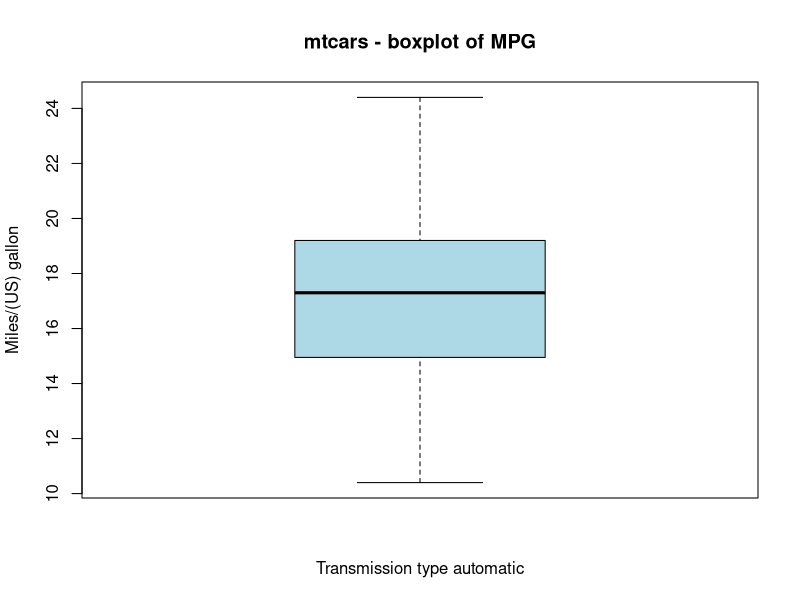
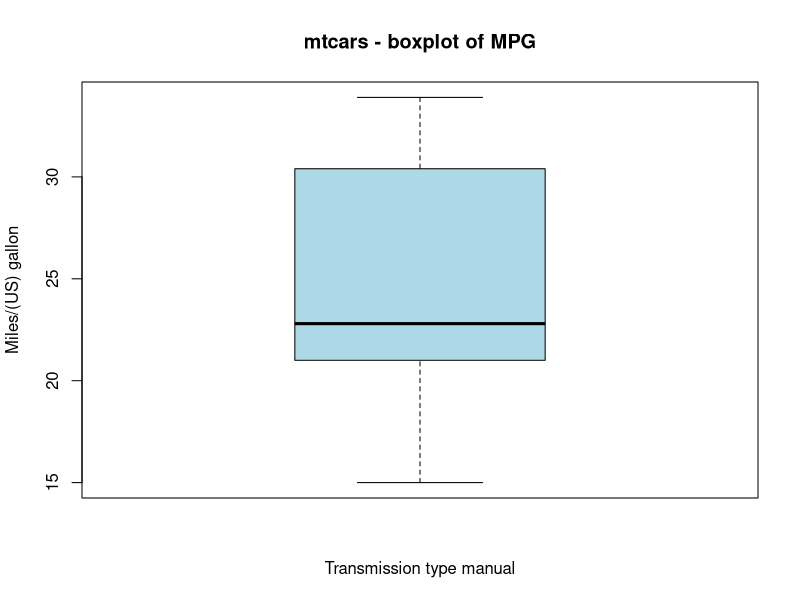

Reproduce these figures in R, in order.
## ---- chunk 1
data(mtcars)
mtcars1 <- subset(mtcars,am == 0)
boxplot(mtcars1$mpg, ylab='Miles/(US) gallon', xlab="Transmission type automatic", col='lightblue',main='mtcars - boxplot of MPG')
meanmpg=mean(mtcars1$mpg)
## ---- chunk 2
mtcars1 <- subset(mtcars,am == 1)
boxplot(mtcars1$mpg, ylab='Miles/(US) gallon', xlab="Transmission type manual", col='lightblue',main='mtcars - boxplot of MPG')
meanmpg=mean(mtcars1$mpg)
